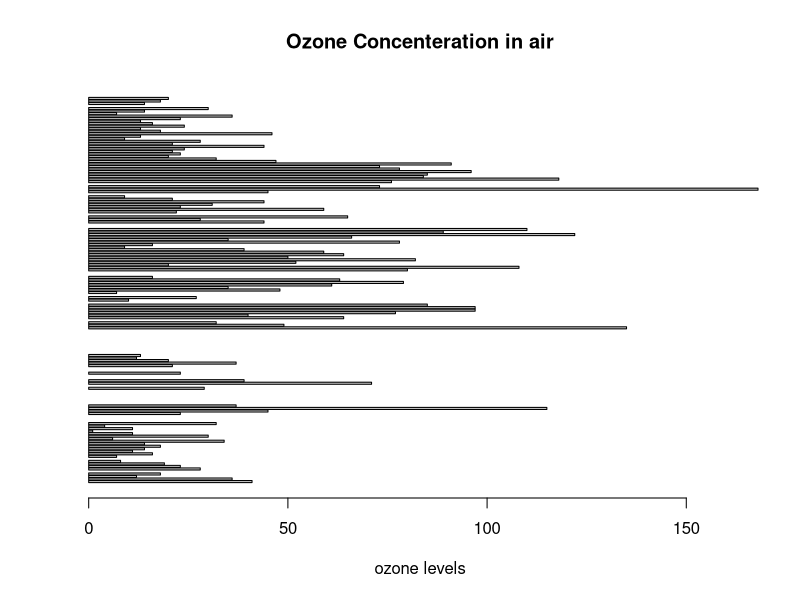
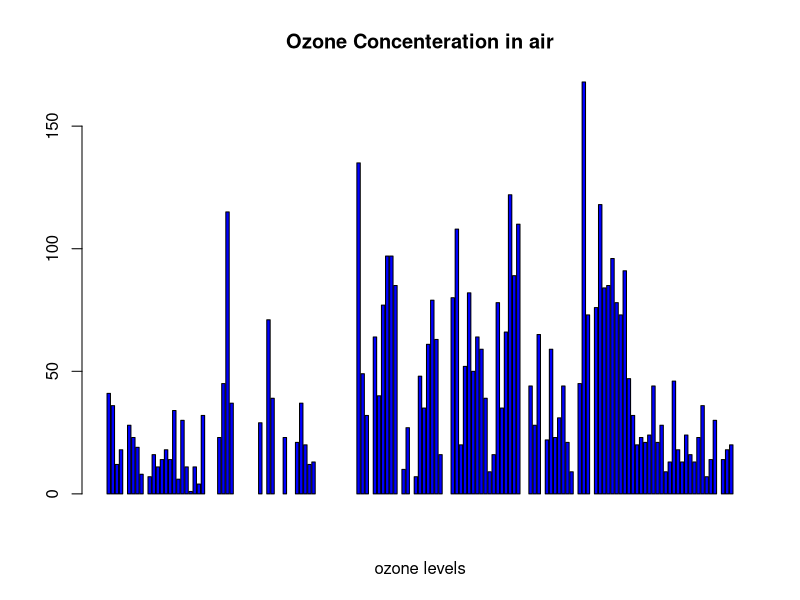
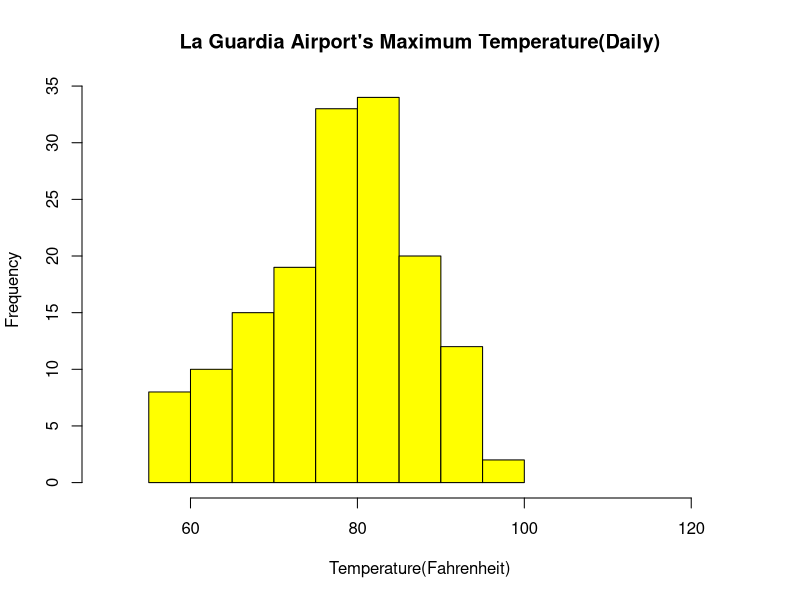
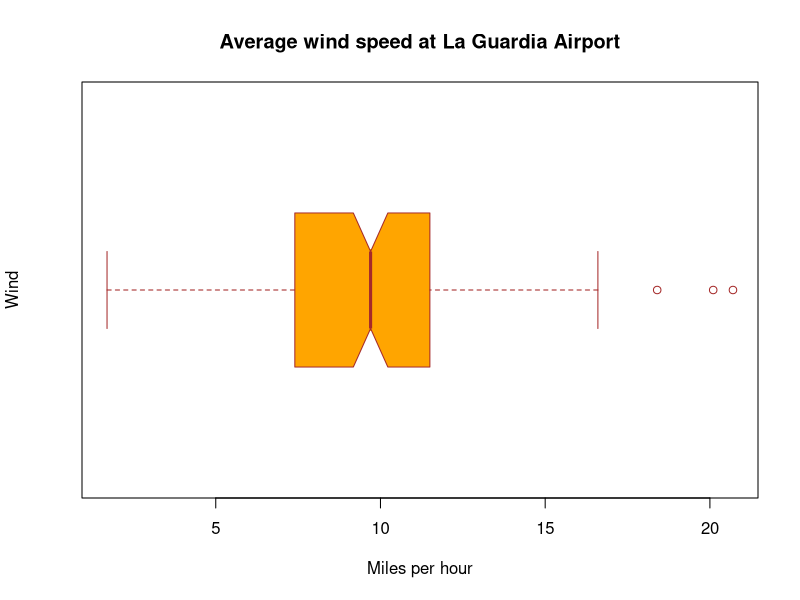
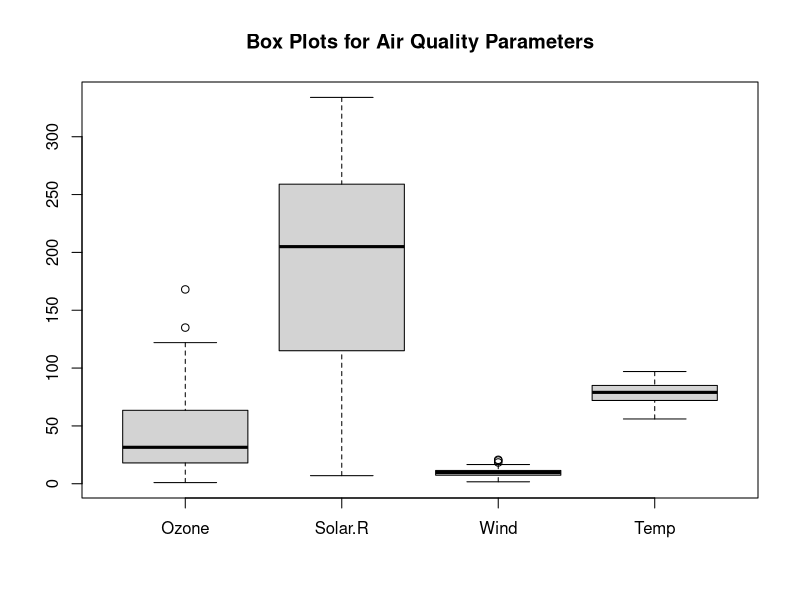
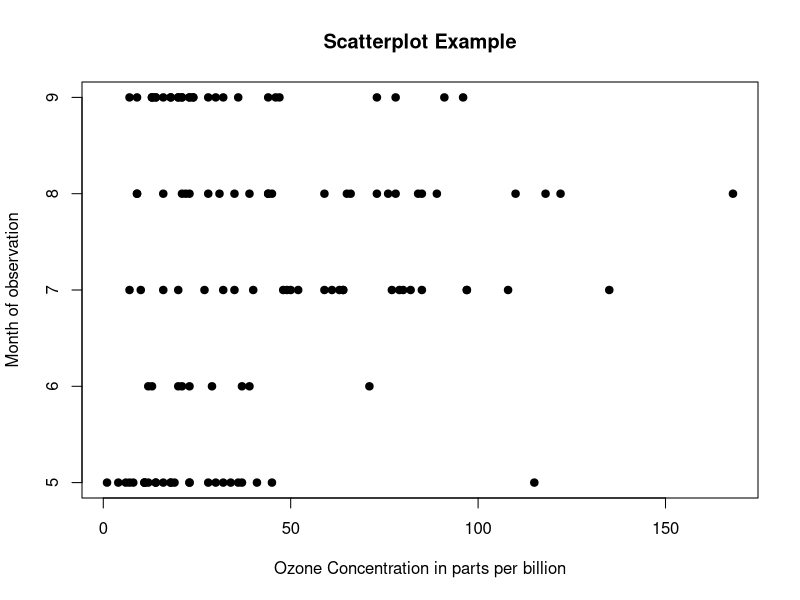

Recreate these plots in R, in order.
## ---- chunk 1
Ozone = c(41,36,12,18,"NA",28)
Solar_R = c(190,118,149,313,"NA","NA")
Wind = c(7.4,8.0,12.6,11.5,14.3,14.9)
temp=c(67,72,74,62,56,66)
month=c(5,5,5,5,5,5)
day=c(1,2,3,4,5,6)
df = data.frame(Ozone,Solar_R, Wind, temp,month,day)
df
## ---- chunk 2
# Horizontal Bar Plot for 
# Ozone concentration in air
barplot(airquality$Ozone, main = 'Ozone Concenteration in air',
        xlab = 'ozone levels', horiz = TRUE)
## ---- chunk 3
# Vertical Bar Plot for 
# Ozone concentration in air
barplot(airquality$Ozone, main = 'Ozone Concenteration in air', 
        xlab = 'ozone levels', col ='blue', horiz = FALSE)
## ---- chunk 4
# Histogram for Maximum Daily Temperature
data(airquality)
  
hist(airquality$Temp, main ="La Guardia Airport's Maximum Temperature(Daily)", 
     xlab ="Temperature(Fahrenheit)", 
     xlim = c(50, 125), col ="yellow", 
     freq = TRUE)

## ---- chunk 5
# Box plot for average wind speed
data(airquality)
  
boxplot(airquality$Wind, main = "Average wind speed at La Guardia Airport",
        xlab = "Miles per hour", ylab = "Wind", 
        col = "orange", border = "brown", 
        horizontal = TRUE, notch = TRUE)

## ---- chunk 6


# Multiple Box plots, each representing
# an Air Quality Parameter
boxplot(airquality[, 0:4], 
        main ='Box Plots for Air Quality Parameters')

## ---- chunk 7
# Scatter plot for Ozone Concentration per month
data(airquality)
  
plot(airquality$Ozone, airquality$Month, main ="Scatterplot Example",
     xlab ="Ozone Concentration in parts per billion", 
     ylab =" Month of observation ", pch = 19)

